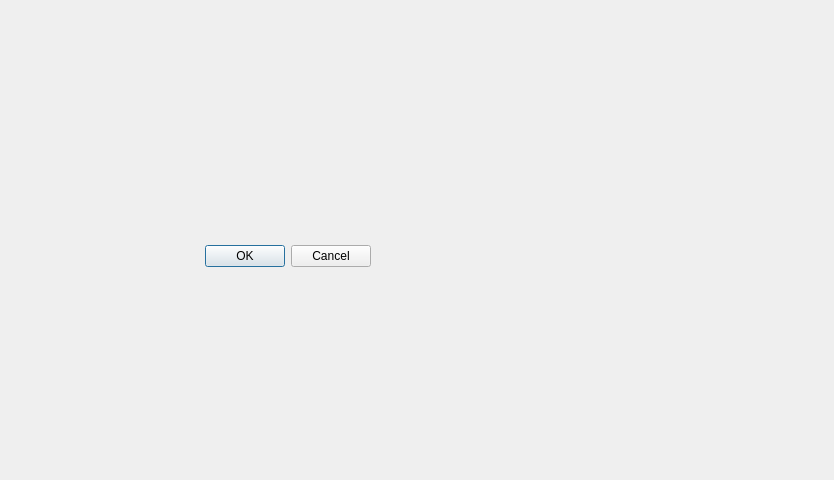
<?xml version="1.0" encoding="UTF-8"?>
<ui version="4.0">
 <class>Dialog</class>
 <widget class="QDialog" name="Dialog">
  <property name="geometry">
   <rect>
    <x>0</x>
    <y>0</y>
    <width>834</width>
    <height>480</height>
   </rect>
  </property>
  <property name="windowTitle">
   <string>Dialog</string>
  </property>
  <widget class="QDialogButtonBox" name="buttonBox">
   <property name="geometry">
    <rect>
     <x>30</x>
     <y>240</y>
     <width>341</width>
     <height>32</height>
    </rect>
   </property>
   <property name="orientation">
    <enum>Qt::Horizontal</enum>
   </property>
   <property name="standardButtons">
    <set>QDialogButtonBox::Cancel|QDialogButtonBox::Ok</set>
   </property>
  </widget>
 </widget>
 <resources/>
 <connections>
  <connection>
   <sender>buttonBox</sender>
   <signal>accepted()</signal>
   <receiver>Dialog</receiver>
   <slot>accept()</slot>
   <hints>
    <hint type="sourcelabel">
     <x>248</x>
     <y>254</y>
    </hint>
    <hint type="destinationlabel">
     <x>157</x>
     <y>274</y>
    </hint>
   </hints>
  </connection>
  <connection>
   <sender>buttonBox</sender>
   <signal>rejected()</signal>
   <receiver>Dialog</receiver>
   <slot>reject()</slot>
   <hints>
    <hint type="sourcelabel">
     <x>316</x>
     <y>260</y>
    </hint>
    <hint type="destinationlabel">
     <x>286</x>
     <y>274</y>
    </hint>
   </hints>
  </connection>
 </connections>
</ui>
